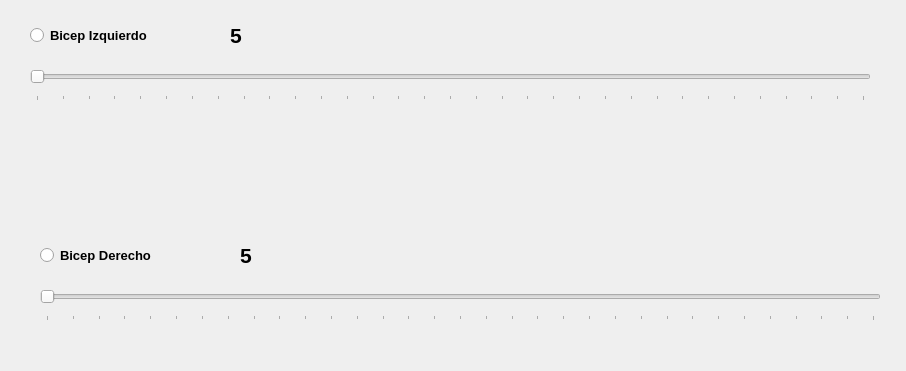
<?xml version="1.0" encoding="UTF-8"?>
<ui version="4.0">
 <class>MainWindow</class>
 <widget class="QMainWindow" name="MainWindow">
  <property name="geometry">
   <rect>
    <x>0</x>
    <y>0</y>
    <width>906</width>
    <height>371</height>
   </rect>
  </property>
  <property name="font">
   <font>
    <pointsize>5</pointsize>
   </font>
  </property>
  <property name="cursor">
   <cursorShape>CrossCursor</cursorShape>
  </property>
  <property name="windowTitle">
   <string>MainWindow</string>
  </property>
  <widget class="QWidget" name="centralwidget">
   <widget class="QRadioButton" name="bicepIzquierdoRadio">
    <property name="geometry">
     <rect>
      <x>30</x>
      <y>20</y>
      <width>171</width>
      <height>31</height>
     </rect>
    </property>
    <property name="font">
     <font>
      <pointsize>10</pointsize>
      <weight>75</weight>
      <bold>true</bold>
     </font>
    </property>
    <property name="text">
     <string>Bicep Izquierdo</string>
    </property>
    <property name="checked">
     <bool>false</bool>
    </property>
   </widget>
   <widget class="QSlider" name="bicepIzquierdoSlider">
    <property name="geometry">
     <rect>
      <x>30</x>
      <y>60</y>
      <width>841</width>
      <height>41</height>
     </rect>
    </property>
    <property name="minimum">
     <number>5</number>
    </property>
    <property name="maximum">
     <number>165</number>
    </property>
    <property name="pageStep">
     <number>1</number>
    </property>
    <property name="orientation">
     <enum>Qt::Horizontal</enum>
    </property>
    <property name="tickPosition">
     <enum>QSlider::TicksBelow</enum>
    </property>
    <property name="tickInterval">
     <number>5</number>
    </property>
   </widget>
   <widget class="QLabel" name="bicepIzquierdoLabel">
    <property name="geometry">
     <rect>
      <x>230</x>
      <y>20</y>
      <width>61</width>
      <height>31</height>
     </rect>
    </property>
    <property name="font">
     <font>
      <pointsize>16</pointsize>
      <weight>75</weight>
      <bold>true</bold>
     </font>
    </property>
    <property name="text">
     <string>5</string>
    </property>
   </widget>
   <widget class="QSlider" name="bicepDerechoSlider">
    <property name="geometry">
     <rect>
      <x>40</x>
      <y>280</y>
      <width>841</width>
      <height>41</height>
     </rect>
    </property>
    <property name="minimum">
     <number>5</number>
    </property>
    <property name="maximum">
     <number>165</number>
    </property>
    <property name="pageStep">
     <number>1</number>
    </property>
    <property name="orientation">
     <enum>Qt::Horizontal</enum>
    </property>
    <property name="tickPosition">
     <enum>QSlider::TicksBelow</enum>
    </property>
    <property name="tickInterval">
     <number>5</number>
    </property>
   </widget>
   <widget class="QRadioButton" name="bicepDerechoRadio">
    <property name="geometry">
     <rect>
      <x>40</x>
      <y>240</y>
      <width>171</width>
      <height>31</height>
     </rect>
    </property>
    <property name="font">
     <font>
      <pointsize>10</pointsize>
      <weight>75</weight>
      <bold>true</bold>
     </font>
    </property>
    <property name="text">
     <string>Bicep Derecho</string>
    </property>
    <property name="checked">
     <bool>false</bool>
    </property>
   </widget>
   <widget class="QLabel" name="bicepDerechoLabel">
    <property name="geometry">
     <rect>
      <x>240</x>
      <y>240</y>
      <width>61</width>
      <height>31</height>
     </rect>
    </property>
    <property name="font">
     <font>
      <pointsize>16</pointsize>
      <weight>75</weight>
      <bold>true</bold>
     </font>
    </property>
    <property name="text">
     <string>5</string>
    </property>
   </widget>
  </widget>
 </widget>
 <resources/>
 <connections/>
</ui>
